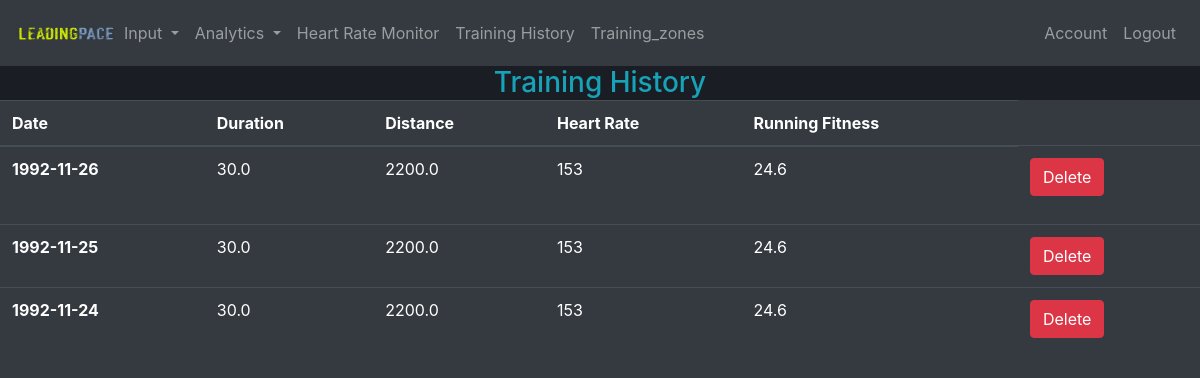
Screenshot of /training_history/constantinesane (signed in) with the database file from the repository.
### webapp/models.py (models this page shows, shortened)
class Post(db.Model):
    id= db.Column(db.Integer, primary_key=True)
    date=db.Column(db.String(20),nullable=False)
    duration=db.Column(db.Float,nullable=False)
    distance=db.Column(db.Float,nullable=False)
    Heart_rate=db.Column(db.Integer,nullable=False)
    up=db.Column(db.Integer,nullable=False)
    down=db.Column(db.Integer,nullable=False)
    running_index=db.Column(db.Float,nullable=False)
    tss=db.Column(db.Float,nullable=False)
    trimp=db.Column(db.Float)
    user_id=db.Column(db.Integer,db.ForeignKey('user.id'),nullable=False)

### webapp/routes.py (the view)
@app.route("/training_history/<username>",methods=["GET","POST"])
@login_required
def training_history(username):
    user=User.query.filter_by(username=username).first()
    if user != current_user:
        abort(403)
    table=Post.query.filter_by(athlete=current_user).order_by(Post.date.desc())
    return render_template('training_history.html',table=table)

### webapp/models.py (called while the page is built)
@login_manager.user_loader
def load_user(user_id):
    return User.query.get(int(user_id))

### webapp/templates/training_history.html (shortened to what this page needs)
{% extends "layout.html" %}
{% block content %}
<h3 class="text-info text-center" style="background-color:#1a1e24;">Training History</divstyle="background-color:#1a1e24;">
    <table class="table table-dark">
    <thead>
      <tr>
        <th scope="col">Date</th>
        <th scope="col">Duration</th>
        <th scope="col">Distance</th>
        <th scope="col">Heart Rate</th>
        <th scope="col">Running Fitness</th>
      </tr>
    </thead>
    <tbody>
      {% for dat in table %}
      <tr>
        <th scope="row">{{dat.date}}</th>
        <td>{{dat.duration}}</td>
        <td>{{dat.distance}}</td>
        <td>{{dat.Heart_rate}}</td>
        <td>{{dat.running_index}}</td>
        <td>
          <form method="POST" action="{{url_for('delete_activity',activity_id=dat.id,username=current_user.username)}}">
          <button class="btn btn-danger" type="submit" value="Delete" >Delete</button
          </form>
        </td>
      </tr>
      {% endfor %}
    </tbody>
{% endblock content %}

### rows the page displays
Post: date "1992-11-26", duration "30.0", distance "2200.0", Heart_rate "153", running_index "24.6"
Post: date "1992-11-25", duration "30.0", distance "2200.0", Heart_rate "153", running_index "24.6"
Post: date "1992-11-24", duration "30.0", distance "2200.0", Heart_rate "153", running_index "24.6"
